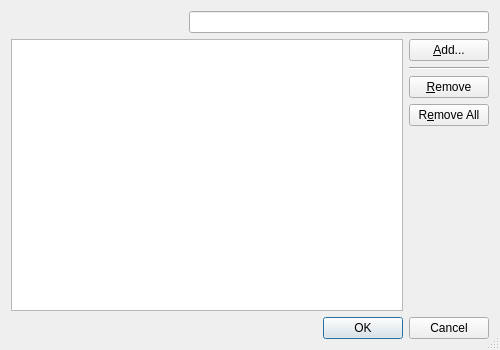
<?xml version="1.0" encoding="UTF-8"?>
<ui version="4.0">
 <class>NoCacheHostsDialog</class>
 <widget class="QDialog" name="NoCacheHostsDialog">
  <property name="geometry">
   <rect>
    <x>0</x>
    <y>0</y>
    <width>500</width>
    <height>350</height>
   </rect>
  </property>
  <property name="windowTitle">
   <string>Not Cached Hosts</string>
  </property>
  <property name="sizeGripEnabled">
   <bool>true</bool>
  </property>
  <layout class="QVBoxLayout" name="verticalLayout">
   <item>
    <layout class="QGridLayout" name="gridLayout_2">
     <property name="horizontalSpacing">
      <number>0</number>
     </property>
     <item row="0" column="1">
      <widget class="E5ClearableLineEdit" name="searchEdit">
       <property name="sizePolicy">
        <sizepolicy hsizetype="Expanding" vsizetype="Fixed">
         <horstretch>0</horstretch>
         <verstretch>0</verstretch>
        </sizepolicy>
       </property>
       <property name="minimumSize">
        <size>
         <width>300</width>
         <height>0</height>
        </size>
       </property>
       <property name="toolTip">
        <string>Enter search term for hosts</string>
       </property>
      </widget>
     </item>
     <item row="0" column="0">
      <spacer name="horizontalSpacer">
       <property name="orientation">
        <enum>Qt::Horizontal</enum>
       </property>
       <property name="sizeHint" stdset="0">
        <size>
         <width>40</width>
         <height>20</height>
        </size>
       </property>
      </spacer>
     </item>
    </layout>
   </item>
   <item>
    <layout class="QGridLayout" name="gridLayout">
     <item row="4" column="1">
      <spacer name="verticalSpacer">
       <property name="orientation">
        <enum>Qt::Vertical</enum>
       </property>
       <property name="sizeHint" stdset="0">
        <size>
         <width>20</width>
         <height>40</height>
        </size>
       </property>
      </spacer>
     </item>
     <item row="0" column="1">
      <widget class="QPushButton" name="addButton">
       <property name="toolTip">
        <string>Press to add site to the list</string>
       </property>
       <property name="text">
        <string>&amp;Add...</string>
       </property>
       <property name="autoDefault">
        <bool>false</bool>
       </property>
      </widget>
     </item>
     <item row="1" column="1">
      <widget class="Line" name="line">
       <property name="orientation">
        <enum>Qt::Horizontal</enum>
       </property>
      </widget>
     </item>
     <item row="2" column="1">
      <widget class="QPushButton" name="removeButton">
       <property name="toolTip">
        <string>Press to remove the selected entries</string>
       </property>
       <property name="text">
        <string>&amp;Remove</string>
       </property>
       <property name="autoDefault">
        <bool>false</bool>
       </property>
      </widget>
     </item>
     <item row="3" column="1">
      <widget class="QPushButton" name="removeAllButton">
       <property name="toolTip">
        <string>Press to remove all entries</string>
       </property>
       <property name="text">
        <string>R&amp;emove All</string>
       </property>
       <property name="autoDefault">
        <bool>false</bool>
       </property>
      </widget>
     </item>
     <item row="0" column="0" rowspan="5">
      <widget class="E5ListView" name="noCacheList">
       <property name="alternatingRowColors">
        <bool>true</bool>
       </property>
       <property name="selectionMode">
        <enum>QAbstractItemView::ExtendedSelection</enum>
       </property>
      </widget>
     </item>
    </layout>
   </item>
   <item>
    <widget class="QDialogButtonBox" name="buttonBox">
     <property name="orientation">
      <enum>Qt::Horizontal</enum>
     </property>
     <property name="standardButtons">
      <set>QDialogButtonBox::Cancel|QDialogButtonBox::Ok</set>
     </property>
    </widget>
   </item>
  </layout>
 </widget>
 <customwidgets>
  <customwidget>
   <class>E5ClearableLineEdit</class>
   <extends>QLineEdit</extends>
   <header>E5Gui/E5LineEdit.h</header>
  </customwidget>
  <customwidget>
   <class>E5ListView</class>
   <extends>QListView</extends>
   <header>E5Gui/E5ListView.h</header>
  </customwidget>
 </customwidgets>
 <tabstops>
  <tabstop>searchEdit</tabstop>
  <tabstop>noCacheList</tabstop>
  <tabstop>addButton</tabstop>
  <tabstop>removeButton</tabstop>
  <tabstop>removeAllButton</tabstop>
  <tabstop>buttonBox</tabstop>
 </tabstops>
 <resources/>
 <connections>
  <connection>
   <sender>buttonBox</sender>
   <signal>accepted()</signal>
   <receiver>NoCacheHostsDialog</receiver>
   <slot>accept()</slot>
   <hints>
    <hint type="sourcelabel">
     <x>227</x>
     <y>329</y>
    </hint>
    <hint type="destinationlabel">
     <x>157</x>
     <y>274</y>
    </hint>
   </hints>
  </connection>
  <connection>
   <sender>buttonBox</sender>
   <signal>rejected()</signal>
   <receiver>NoCacheHostsDialog</receiver>
   <slot>reject()</slot>
   <hints>
    <hint type="sourcelabel">
     <x>295</x>
     <y>335</y>
    </hint>
    <hint type="destinationlabel">
     <x>286</x>
     <y>274</y>
    </hint>
   </hints>
  </connection>
 </connections>
</ui>
